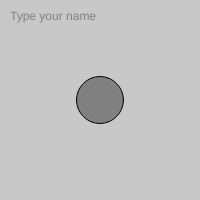
Frame 1 (no input)
Frame 60 (no input): identical to frame 1, image omitted
Frame 120 (the mouse pressed at the canvas centre since frame 60): identical to frame 1, image omitted

The p5.js sketch that drew this single still picture (run headless with seeded random() and noise() and a simulated clock; from frame 60 on, the mouse is pressed at the canvas centre):

// p5.js sketch
// ── sketch.js
// coding train 8.6
// HTML javascript DOM
//
// Callback functionality
// Sliders createSlider(min,max,start)
// value()
// createInput
// mouseOver()
// mouseOut()
// Changed()
// input()


let bgcolor;
let button;
let slider;
let sliderR;
let sliderG;
let sliderB;
let input;
let nameP;

function setup() {
	createCanvas(200, 200);
	bgcolor = color(200);
	nameP = createP('Your name');
	button  = createButton("go");
	button.mousePressed(changeColor);
	createP('Size');
	slider = 	createSlider(10, 100, 47);
	// color picker sliders for the fill of shape
	createP('Red');
	sliderR = 	createSlider(0, 255, 128);
	createP('Green');
	sliderG = 	createSlider(0, 255, 128);
	createP('Blue');
	sliderB = 	createSlider(0, 255, 128);
	createP('Input');
	input= createInput('Type your name');

	nameP.mouseOver(overpara);
	nameP.mouseOut(outpara);

	input.changed(updateText);
	input.input(updateText);


function updateText() {
	nameP.html(input.value());
}

}
function changeColor () {
	bgcolor = color(random(255), random(255), random(255));
}
function overpara() {
	nameP.html('your mouse is over me');
}

function outpara() {
	nameP.html('your mouse is out');
}
// function mousePressed() {
// 	changeColor();
// }

function draw() {
	background(bgcolor);
	// slider values being used for color
	fill (sliderR.value(), sliderG.value(), sliderB.value());
	// slider value for size of shape
	ellipse(100, 100, slider.value(), slider.value())
	// nameP.html(input.value());
	text(input.value(), 10, 20);
}
